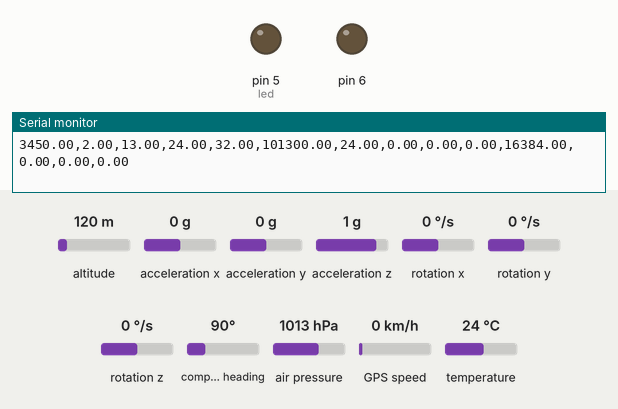
Bench run of a sketch on a simulated Arduino Mega 2560, built with avr-gcc and run on an emulated ATmega2560. Parts: output pins drawn as LEDs (lit = HIGH), the last lines printed to the serial monitor. The test bench sets the inputs (shaded band); at power-on: altitude 120 m, acceleration x 0 g, acceleration y 0 g, acceleration z 1 g, rotation x 0 °/s, rotation y 0 °/s, rotation z 0 °/s, compass heading 90°, air pressure 1013 hPa, GPS speed 0 km/h, temperature 24 °C. The GPS gets a fix after 3 s at 37.7749, -122.4194 with 8 satellites.

Above: at 2.7 s.
At 5.8 s:
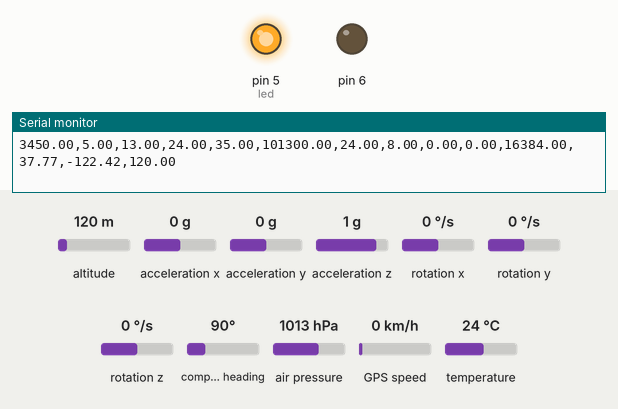
Timing chart, 0 to 7.1 s (numbered marks = the images above):
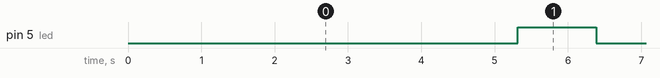

Measured:
- by itself, pin 5 (led): alternates HIGH for 1.1 s and LOW for 4.3 s

The sketch:

hepsi_burda_deneme.ino
```cpp
/**   18,19 bmp mpu   0,1 xbee serial 1    9,10 gps serial 3  **/
#include "Adafruit_BMP085.h"
#include "I2Cdev.h"
#include "MPU6050.h"
#include "Wire.h"
#include "SoftwareSerial.h"
#include <Adafruit_GPS.h>

#define mySerial Serial3
#define GPSECHO  true
Adafruit_GPS GPS(&mySerial);

Adafruit_BMP085 bmp;
MPU6050 accelgyro;
int16_t ax, ay, az;
int16_t gx, gy, gz;
int ilk=0 ;
double liste[14];
int paket = 1;
int statu = 1;
int led = 5;
int buzzer = 6;

uint32_t timer = millis();

void setup() {
  Wire.begin();
  Serial.begin(9600);
  Serial1.begin(9600);
  GPS.begin(9600);
  accelgyro.initialize();
  bmp.begin();
  ilk = bmp.readAltitude();
  pinMode(5,OUTPUT);
  pinMode(6,OUTPUT);

  GPS.sendCommand(PMTK_SET_NMEA_OUTPUT_RMCGGA); //Sets output to only RMC and GGA sentences
  GPS.sendCommand(PMTK_SET_NMEA_UPDATE_1HZ); //Sets the output to 1/second. If you want you can go higher/lower
  GPS.sendCommand(PGCMD_ANTENNA);
  delay(100);
  mySerial.println(PMTK_Q_RELEASE);
}


void loop() {
  char c = GPS.read();
  accelgyro.getMotion6(&ax, &ay, &az, &gx, &gy, &gz);

  if (GPS.newNMEAreceived()) {
  if (!GPS.parse(GPS.lastNMEA()))
    return;
  }
  if (timer > millis())  timer = millis();

  if (millis() - timer > 1000) {
    timer = millis(); // reset the timer

    liste[0] = 3450;                                  //takım no              ++
    liste[1] = paket;                                 //paket no              ++
    liste[2] = GPS.hour+3;                            //gönderme zamanı       +-
    liste[3] = GPS.minute;                                 //uydu statüsü          --
    liste[4] = GPS.seconds;                //yükseklik             ++
    liste[5] = bmp.readPressure();                    //basınç                ++
    liste[6] = bmp.readTemperature();                 //sıcaklık              ++
    liste[7] = (int)GPS.satellites;                   //pil gerilimi          --
    liste[8] = ax;                                    //yunuslama             +-
    liste[9] = ay;                                    //yalpalanma            +-
    liste[10] = az;                                   //yuvarlanma            +-
    liste[11] = GPS.latitudeDegrees;//GPS.latitude;   //gps boylam            +-
    liste[12] = GPS.longitudeDegrees;//GPS.longitude; //gps enlem             +-
    liste[13] = GPS.altitude;                         //gps yükseklik         +-


    for (int i = 0 ; i < 13 ; i++) {
      Serial.print(liste[i]);
      Serial.print(",");
    }
    Serial.print(liste[13]);
    Serial.println();

    for (int i = 0 ; i < 13 ; i++) {
      Serial1.print(liste[i]);
      Serial1.print(",");
    }
    Serial1.print(liste[13]);
    Serial1.println();

  /**   **/
    if(paket%5==0){
      digitalWrite(led,1);
    }
    else{
      digitalWrite(led,0);
    }

    paket++;
    delay(1000);
  }
}
```
